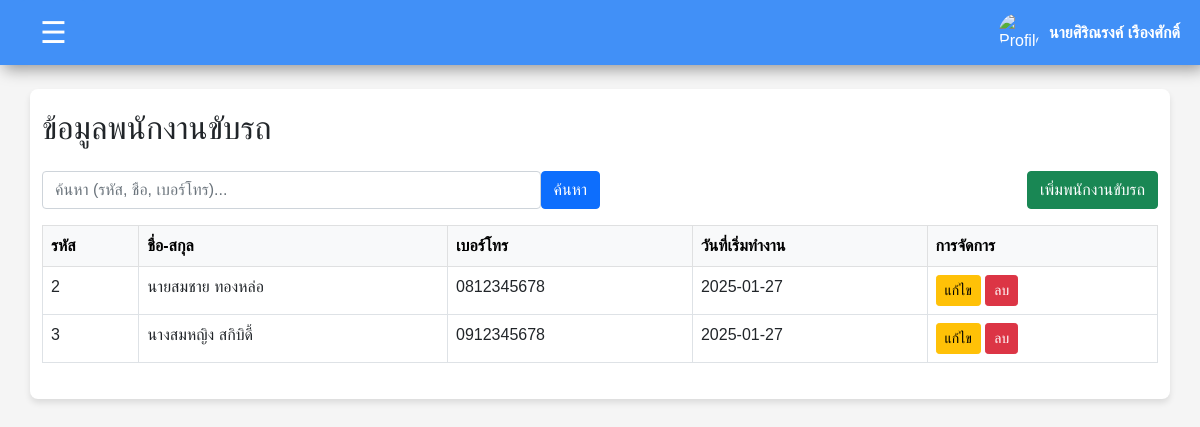
Page /admin/manage_driver.php?error=missing_id (signed in) on the committed database.
### tables this page shows
CREATE TABLE `drivers` (
  `driver_id` int(11) NOT NULL,
  `name` varchar(100) DEFAULT NULL,
  `phone_number` varchar(15) DEFAULT NULL,
  `work_date` date DEFAULT NULL
);

### admin/manage_driver.php (the view, shortened to what this page needs)
<!DOCTYPE html>
<html lang="en">
<head>
    <link rel="stylesheet" href="../css/bootstrap.css">
</head>
<body>
<?php
require("headadmin.php");
$search = isset($_POST['search']) ? mysqli_real_escape_string($connect, $_POST['search']) : '';
$sql = "SELECT * FROM drivers WHERE driver_id LIKE '%$search%' OR name LIKE '%$search%' OR phone_number LIKE '%$search%'";
$result = mysqli_query($connect, $sql);
?>
<div class="container my-4">
    <h2 class="mb-4">ข้อมูลพนักงานขับรถ</h2>
    <form method="post" class="d-flex justify-content-between mb-3">
        <div class="input-box w-50">
            <input type="text" name="search" class="form-control" placeholder="ค้นหา (รหัส, ชื่อ, เบอร์โทร)..." value="<?php echo htmlspecialchars($search); ?>">
            <button type="submit" class="btn btn-primary btn-lg-custom">ค้นหา</button>
        </div>
        <a href="add_driver.php" class="btn btn-success">
    <i class="fas fa-plus"></i> เพิ่มพนักงานขับรถ
</a>
    </form>
    <table class="table table-bordered">
        <thead class="table-light">
            <tr>
                <th>รหัส</th>
                <th>ชื่อ-สกุล</th>
                <th>เบอร์โทร</th>
                <th>วันที่เริ่มทำงาน</th>
                <th>การจัดการ</th>
            </tr>
        </thead>
        <tbody>
            <?php
            if (mysqli_num_rows($result) > 0) {
                while ($row = mysqli_fetch_assoc($result)) {
                    echo "<tr>";
                    echo "<td>" . htmlspecialchars($row['driver_id']) . "</td>";
                    echo "<td>" . htmlspecialchars($row['name']) . "</td>";
                    echo "<td>" . htmlspecialchars($row['phone_number']) . "</td>";
                    echo "<td>" . htmlspecialchars($row['work_date']) . "</td>";
                    echo "<td>
                            <a href='edit_driver.php?driver_id=" . urlencode($row['driver_id']) . "' class='btn btn-warning btn-sm'>แก้ไข</a>
                            <a href='delete_driver.php?driver_id=" . urlencode($row['driver_id']) . "' class='btn btn-danger btn-sm' onclick='return confirm(\"คุณต้องการลบ " . htmlspecialchars($row['name'], ENT_QUOTES, 'UTF-8') . " ใช่หรือไม่?\");'>ลบ</a>
                          </td>";
                    echo "</tr>";
                }
            } else {
                echo "<tr><td colspan='5' class='text-center'>ไม่มีข้อมูล</td></tr>";
            }
            ?>
        </tbody>
    </table>
</div>
</body>
</html>

### admin/manage_driver.php (style rules this page uses)
body { background-color: #f8f9fa; }
.container { background: #ffffff; border-radius: 8px; box-shadow: 0 4px 6px rgba(0, 0, 0, 0.1); padding: 20px; }
.input-box { display: flex; justify-content: space-between; }
.input-box input { flex-grow: 1; }
.btn-lg, .btn-lg-custom { font-size: 1rem; }

### admin/headadmin.php (style rules this page uses)
body { font-family: Arial, sans-serif; margin: 0; padding: 0; background-color: #f5f5f5; }

### rows in the picture
drivers: driver_id "2", name "นายสมชาย ทองหล่อ", phone_number "0812345678", work_date "2025-01-27"
drivers: driver_id "3", name "นางสมหญิง สกิบิดี้", phone_number "0912345678", work_date "2025-01-27"

### other values in the picture
$_SESSION['fullname'] "นายศิริณรงค์ เรืองศักดิ์"
